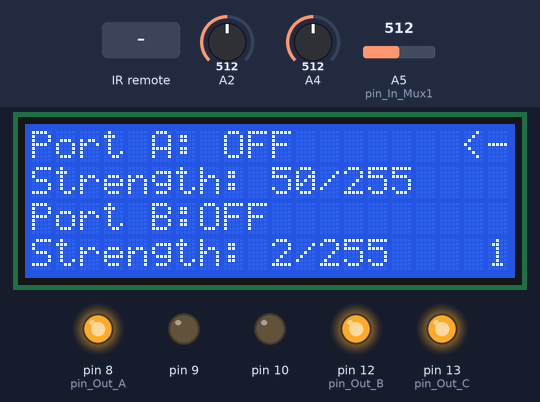
A sketch run on a simulated Arduino Uno, built with avr-gcc and run on an emulated ATmega328P. Shown: 20×4 character LCD, output pins drawn as LEDs (lit = HIGH). Dashed ring = blinking. Inputs (shaded band) come from the test bench; at power-on: A5 (pin_In_Mux1) = 512, A2 = 512, A4 = 512. What the sketch prints to the serial monitor is not drawn.

Above: at 2.2 s.
2.3 s: infrared code 0x39D41DC6 received
At 2.69 s:
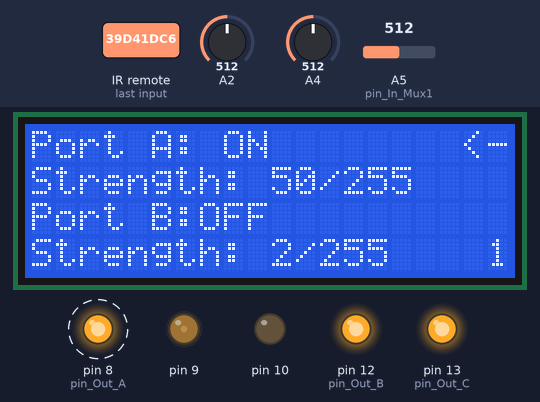
4.3 s: A5 (pin_In_Mux1) set to 60
At 5.49 s:
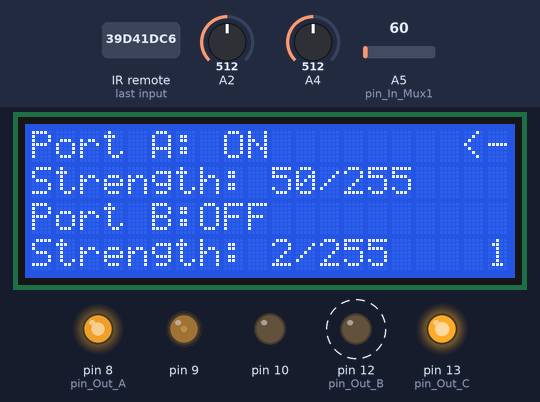
7.3 s: A5 (pin_In_Mux1) set to 122
At 7.61 s:
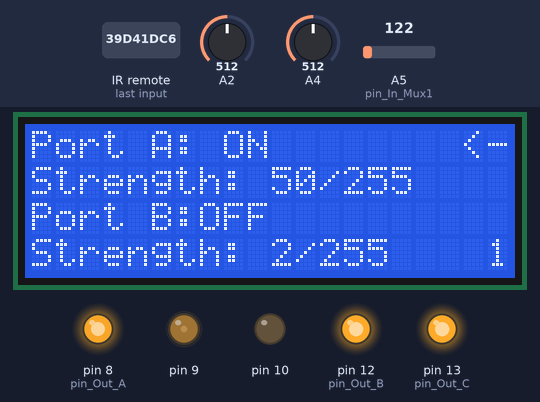
10.3 s: infrared code 0x1D2FEFF6 received
At 10.66 s:
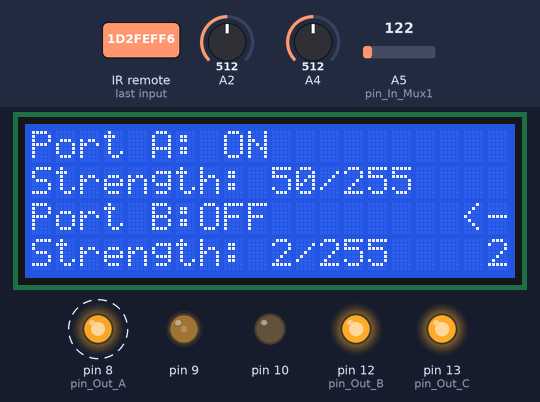
12.3 s: infrared code 0x39D41DC6 received
At 12.6 s:
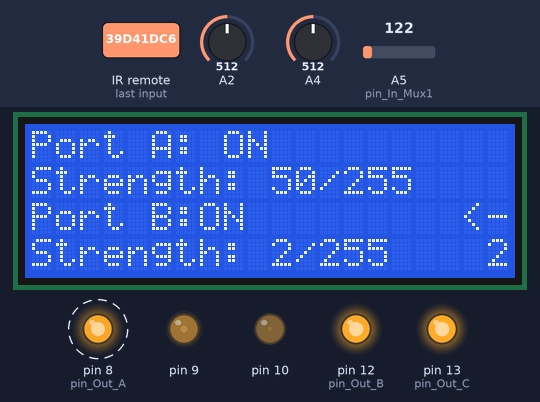
14.2 s: infrared code 0xE0984BB6 received
At 14.54 s:
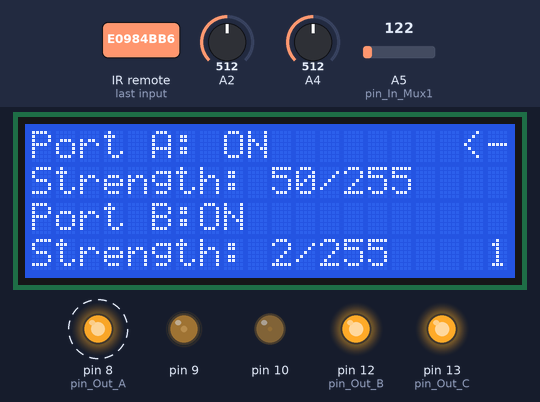
Timing chart, 0 to 17.1 s (numbered marks = the images above; inputs shaded):
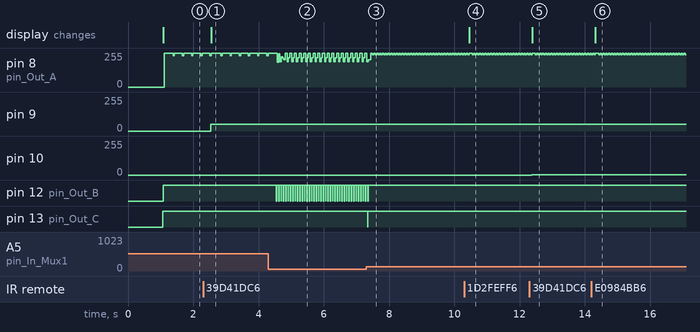

Measured:
- after the input at 2.3 s, pin 9: 0/255 → 50/255 after 0.23 s; the display: changes after 0.25 s (image 1)
- after the input at 4.3 s, pin 12 (pin_Out_B): alternates HIGH for 0.06 s and LOW for 0.01 s, starting after 0.25 s
- after the input at 7.3 s, pin 12 (pin_Out_B): goes on until 7.4 s, then stays HIGH; pin 13 (pin_Out_C): HIGH → LOW at once, → HIGH 0.01 s later
- after the input at 10.3 s, the display: changes after 0.15 s (image 4)
- after the input at 12.3 s, pin 10: 0/255 → 2/255 after 0.07 s; the display: changes after 0.09 s (image 5)
- after the input at 14.2 s, the display: changes after 0.12 s (image 6)

The sketch:

Room_power_control_V_1.1.ino
```cpp
#include <LiquidCrystal.h>
LiquidCrystal lcd(7, 6, 5, 4, 3, 2); // RS, E , D4 , D5 , D6 , D7

#include <IRremote.h>
int RECV_PIN = A1;
IRrecv irrecv(RECV_PIN);
IRsend irsend;
decode_results results;

long unsigned int irCode;

int buttonUP = 17;
int buttonDOWN = 101;
int buttonLEFT = 42;
int buttonRIGHT = 172;
int buttonCENTER = 69;

int button1 = 0;
int button2 = 0;
int button3 = 0;
int button4 = 0;
int button5 = 0;

int screen = 1;
int screenPwm = 50;
int screenState = 1;

int portAPwm = 50;
int portAState = 0;

int portBPwm = 2;
int portBState = 0;

int portCPwm = 1;
int portCState = 0;

int pin_Out_A = 8;
int pin_Out_B = 12;
int pin_Out_C = 13;
int pin_In_Mux1 =A5;
int Mux1_State[8] = {0};

int reading1 = 0;
int reading2 = 0;
int reading3 = 0;
int reading4 = 0;
int reading5 = 0;
int reading6 = 0;
int reading7 = 0;
int reading8 = 0;

void setup() {
  lcd.begin(20, 4);
  lcd.clear();

  lcd.print("Room Power Control");
  lcd.setCursor(0, 1);
  lcd.print("Done By:");
  lcd.setCursor(0, 2);
  lcd.print("Jose' Almirall");
  irrecv.enableIRIn();

  pinMode(A0, INPUT);
  pinMode(A1, INPUT);
  pinMode(A2, INPUT);
  pinMode(9, OUTPUT);
  pinMode(10, OUTPUT);
  pinMode(pin_Out_A, OUTPUT);
  pinMode(pin_Out_B, OUTPUT);
  pinMode(pin_Out_C, OUTPUT);

  digitalWrite(11, HIGH);
  delay(1000);
  Serial.begin(9600);
}

void loop() {
  updateMux1();
  irCode = 0;
  remoteControl();


////////////////////////////////////////////////////////////////////////////Control buttons
  if(analogRead(A2) == 173){//screen + 1
    button1 = 1;
    while(analogRead(A2) == 173){delay(1);}
  }
  if(analogRead(A2) == 43){//screen - 1
    button2 = 1;
    while(analogRead(A2) == 43){delay(1);}
  }
  if(analogRead(A2) == 102){//Select \/
    button3 = 1;
    while(analogRead(A2) == 102){delay(1);}
  }
  if(analogRead(A2) == 19){//Select /\
    button4 = 1;
    while(analogRead(A2) == 19){delay(1);}
  }
  if(analogRead(A2) == 69){// ON/OFF
    button5 = 1;
    while(analogRead(A2) == 69){delay(1);}
  }
///////////////////////////////////////////////////////////////////////////////Screen
  if(irCode == 0x1D2FEFF6 || button1 == 1){
    screen = screen + 1;
    if(screen == 5){screen = screen - 1;}
  }
  if(irCode == 0xE0984BB6 || button2 == 1){
    screen =screen - 1;
    if(screen < 1){screen = screen + 1;}
  }
////////////////////////////////////////////////////////////////////////////////portA PWM

  if(screen == 1){
    if(irCode == 0x143226DB || button4 == 1){
      if(portAPwm < 10){
        portAPwm =portAPwm + 1;
      }else if(portAPwm >= 10 && portAPwm < 70){
        portAPwm =portAPwm + 10;
      }else if(portAPwm >= 70){
        portAPwm =portAPwm + 30;
      }
      if(portAPwm > 255){
        portAPwm = 255;
      }
      }

    if(irCode == 0xA32AB931 || button3 == 1){
      if(portAPwm < 10){
        portAPwm =portAPwm - 1;
      }else if(portAPwm >= 10){
        portAPwm =portAPwm - 10;
      }
      if(portAPwm < 0){
          portAPwm = portAPwm + 1;
      }
    }
    if(irCode == 0x39D41DC6 || button5 == 1){
     portAState = !portAState;
    }
    if(portAState == 1){
    analogWrite(9, portAPwm);
    }else if(portAState == 0){
    analogWrite(9, 0);
    }
  }
////////////////////////////////////////////////////////////////////////////////portB PWM
  if(screen == 2){
    if(irCode == 0x143226DB || button4 == 1){
      if(portBPwm < 10){
        portBPwm =portBPwm + 1;
      }else if(portBPwm >= 10 && portBPwm < 70){
        portBPwm =portBPwm + 10;
      }else if(portBPwm >= 70){
        portBPwm =portBPwm + 30;
      }
      if(portBPwm > 255){
        portBPwm = 255;
      }
    }
    if(irCode == 0xA32AB931 || button3 == 1){
      if(portBPwm < 10){
        portBPwm =portBPwm - 1;
      }else if(portBPwm >= 10){
        portBPwm =portBPwm - 10;
      }
      if(portBPwm < 0){
          portBPwm = portBPwm + 1;
      }
    }
    if(irCode == 0x39D41DC6 || button5 == 1){
     portBState = !portBState;
    }
    if(portBState == 1){
    analogWrite(10, portBPwm);
    }else if(portBState == 0){
    analogWrite(10, 0);
    }
  }
/*////////////////////////////////////////////////////////////////////////////////port8 PWM

  if(screen == 8){
    if(irCode == 0x143226DB || button4 == 1){
      if(portCPwm < 10){
        portCPwm =portCPwm + 1;
      }else if(portCPwm >= 10 && portCPwm < 70){
        portCPwm =portCPwm + 10;
      }else if(portCPwm >= 70){
        portCPwm =portCPwm + 30;
      }
      if(portCPwm > 255){
        portCPwm = 255;
      }
      }

    if(irCode == 0xA32AB931 || button3 == 1){
      if(portCPwm < 10){
        portCPwm =portCPwm - 1;
      }else if(portCPwm >= 10){
        portCPwm =portCPwm - 10;
      }
      if(portCPwm < 0){
          portCPwm = portCPwm + 1;
      }
    }
    if(irCode == 0x39D41DC6 || button5 == 1){
     portCState = !portCState;
    }
    if(portCState == 1){
    analogWrite(11, portCPwm);
    }else if(portCState == 0){
    analogWrite(11, 0);
    }
  }
*/
////////////////////////////////////////////////////////////////////////////////Back Light State
  if(screen == 4 || irCode == 0x371A3C86){
    if(irCode == 0x39D41DC6 || button5 == 1 || irCode == 0x371A3C86){
     screenState = !screenState;
    }
    if(screenState == 1){
    digitalWrite(11, HIGH);
    }else if(screenState == 0){
    digitalWrite(11, LOW);
    }
  }
////////////////////////////////////////////////////////////////////////////////Screen 1 (Port A)
  if(screen == 1){

    lcd.clear();
    lcd.setCursor(0, 0);
    lcd.print("Port A:");
    if(portAState == 0){
    lcd.print(" OFF");
    }else if(portAState == 1){
    lcd.print(" ON");
    }
    lcd.setCursor(0, 1);
    lcd.print("Strength: ");
    lcd.print(portAPwm);
    lcd.print("/255");
    lcd.setCursor(18, 0);
    lcd.print("<-");

    lcd.setCursor(0, 2);
    lcd.print("Port B:");
    if(portBState == 0){
    lcd.print("OFF");
    }else if(portBState == 1){
    lcd.print("ON");
    }
    lcd.setCursor(0, 3);
    lcd.print("Strength: ");
    lcd.print(portBPwm);
    lcd.print("/255");
    lcd.setCursor(19, 3);
    lcd.print(screen);
  }
///////////////////////////////////////////////////////////////////////////////Screen 2 (Port B)
  if(screen == 2){

    lcd.clear();
    lcd.setCursor(0, 0);
    lcd.print("Port A:");
    if(portAState == 0){
    lcd.print(" OFF");
    }else if(portAState == 1){
    lcd.print(" ON");
    }
    lcd.setCursor(0, 1);
    lcd.print("Strength: ");
    lcd.print(portAPwm);
    lcd.print("/255");

    lcd.setCursor(0, 2);
    lcd.print("Port B:");
    if(portBState == 0){
    lcd.print("OFF");
    }else if(portBState == 1){
    lcd.print("ON");
    }
    lcd.setCursor(0, 3);
    lcd.print("Strength: ");
    lcd.print(portBPwm);
    lcd.print("/255");
    lcd.setCursor(18, 2);
    lcd.print("<-");
    lcd.setCursor(19, 3);
    lcd.print(screen);
  }
/*///////////////////////////////////////////////////////////////////////////////Screen 8
  if(screen == 8){
    lcd.clear();
    lcd.setCursor(0, 0);
    lcd.print("Port C:");
    lcd.setCursor(0, 1);
    lcd.print("Strength: ");
    lcd.print(portCPwm);
    lcd.print("/255");
    lcd.setCursor(0, 2);
    lcd.print("State: ");
    if(portCState == 0){
    lcd.print("OFF");
    }else if(portCState == 1){
    lcd.print("ON");
    }
    lcd.setCursor(19, 3);
    lcd.print(screen);
  }
*/
///////////////////////////////////////////////////////////////////////////////Screen 3 (Temp & Voltage)
  if(screen == 3){
    lcd.clear();
    int sensorVal = analogRead(A0);
    float voltage = (sensorVal / 1023.0) * 5.0;
    float temperature = (voltage - .5) * 100;
    lcd.setCursor(0, 0);
    lcd.print("Temp:");
    lcd.print(temperature);
    lcd.setCursor(9, 0);
    lcd.print(" 'C");
    lcd.setCursor(0, 1);
    lcd.print("Sys-Voltage:");
    lcd.print((reading1/1023.00)*5.00*4.00 + 0.97);
    lcd.print("V");
    lcd.setCursor(0, 2);
    lcd.print("Ard-Voltage:");
    lcd.print((reading1/1023.00)*5.00*4.00 + 0.23);
    lcd.print("V");
    lcd.setCursor(19, 3);
    lcd.print(screen);
}
///////////////////////////////////////////////////////////////////////////////Screen 4 (Backlight)
  if(screen == 4){
    lcd.clear();
    lcd.setCursor(0, 0);
    lcd.print("Back Light:");
    lcd.setCursor(0, 1);
    lcd.print("State: ");
    if(screenState == 0){
    lcd.print("OFF");
    }else if(screenState == 1){
    lcd.print("ON");
    }
    lcd.setCursor(19, 3);
    lcd.print(screen);
}
if(analogRead(A4) > 1000){
     portCState = !portCState;
     while (analogRead(A4) >1000){delay(1);}
    }

button1 = 0;
button2 = 0;
button3 = 0;
button4 = 0;
button5 = 0;
delay(reading3/2);

Serial.print((reading5/1023.00)*100.00 + 0.00);//Vout
float one = ((reading5/1023.00)*100.00 + 0.00);
Serial.print(" , ");
Serial.print((reading7/1023.00)*100.00 + 0.00);//Vin
float two = ((reading7/1023.00)*100.00 + 0.00);
Serial.print(" , ");
float three = one - two;
Serial.print(three);
Serial.print(" , ");
float four = three / 0.15;
Serial.println(four);

}
void updateMux1 () {
  for (int i = 0; i < 8; i++){
    digitalWrite(pin_Out_A, HIGH && (i & B00000001));
    digitalWrite(pin_Out_B, HIGH && (i & B00000010));
    digitalWrite(pin_Out_C, HIGH && (i & B00000100));
    Mux1_State[i] = analogRead(pin_In_Mux1);
    if (i == 0){
      reading1 = Mux1_State[i];Serial.print(Mux1_State[i]);Serial.print(" , ");
    }if (i == 1){
      reading2 = Mux1_State[i];Serial.print(Mux1_State[i]);Serial.print(" , ");
    }if (i == 2){
      reading3 = Mux1_State[i];Serial.print((Mux1_State[i])/3);Serial.print(" , ");
    }if (i == 3){
      reading4 = Mux1_State[i];Serial.print(Mux1_State[i]);Serial.print(" , ");
    }if (i == 4){
      reading5 = Mux1_State[i];Serial.print(Mux1_State[i]);Serial.print(" , ");
    }if (i == 5){
      reading6 = Mux1_State[i];Serial.print(Mux1_State[i]);Serial.print(" , ");
    }if (i == 6){
      reading7 = Mux1_State[i];Serial.print(Mux1_State[i]);Serial.print(" , ");
    }if (i == 7){
      reading8 = Mux1_State[i];Serial.print(Mux1_State[i]);Serial.println("   ");
    }
  }
}
void remoteControl(){
  if (irrecv.decode(&results)){
    irCode = results.value;
    delay(50);
    irrecv.resume(); // Receive the next value
  }
}
```
